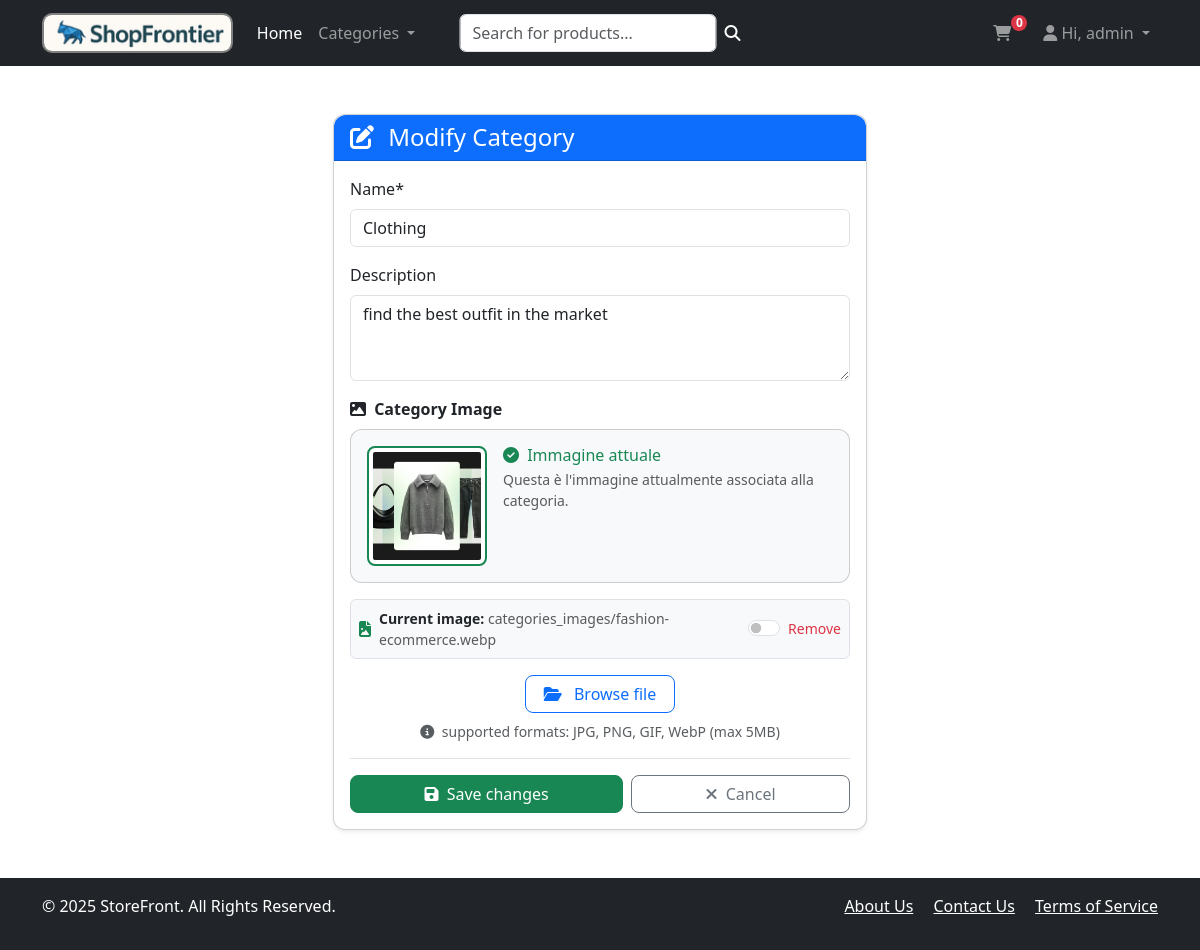
/categories/5/edit/ (signed in), run on the app's committed database.
### users/models.py (models this page shows, shortened)
class CustomUser(AbstractUser):
    class UserType(models.TextChoices):
        CUSTOMER = 'CU', _('Cliente')
        MANAGER = 'MA', _('Store Manager')
    user_type = models.CharField(
        max_length=2,
        choices=UserType.choices,
        default=UserType.CUSTOMER,
        verbose_name=_('user type')
    )
    email = models.EmailField(_('email address'), unique=True)
    phone = models.CharField(max_length=20, blank=True, null=True, verbose_name='phone number')
    address = models.TextField(blank=True, null=True, verbose_name='address')
    REQUIRED_FIELDS = ['email']
    @property
    def is_manager(self) -> bool:
        return self.user_type == self.UserType.MANAGER

### products/models.py (models this page shows, shortened)
class Category(models.Model):
    name = models.CharField(max_length=100, unique=True)
    slug = models.SlugField(unique=True)
    description = models.TextField(blank=True)
    if settings.USE_CLOUDINARY:
        image = CloudinaryField('category_image', blank=True, null=True, folder='ecommerce/categories_images/')
    else:
        image = models.ImageField(upload_to='categories_images/', blank=True, null=True)
    class Meta:
        verbose_name_plural = "Categories"
        ordering = ["name"]

### products/views.py (the view, shortened to what this page needs)
# urls.py: path('categories/<int:pk>/edit/', CategoryUpdateView.as_view(), name='category_edit'),
class CategoryUpdateView(LoginRequiredMixin, PermissionRequiredMixin, UpdateView):
    model = Category
    form_class = CategoryForm
    template_name = 'category/category_formdef.html'
    permission_required = 'products.change_category'
    success_url = reverse_lazy('manage_catalog')

### products/forms.py (shortened to what this page needs)
class CategoryForm(forms.ModelForm):
    class Meta:
        model = Category
        fields = ['name', 'description', 'image']
        widgets = {
            'name':        forms.TextInput(attrs={'class': 'form-control', 'placeholder': 'Category name'}),
            'description': forms.Textarea(attrs={'class': 'form-control', 'rows': 3, 'placeholder': 'Description (optional)'}),
            'image':       forms.ClearableFileInput(attrs={'class': 'form-control'}),
        }
    def __init__(self, *args, **kwargs):
        super().__init__(*args, **kwargs)
        self.helper = FormHelper()
        self.helper.form_tag = False
        self.helper.layout = Layout(
            Div(
                Field('name'),
                Field('description'),
                Field('image'),
                css_class='card-body'
            )
        )

### cart/context_processors.py (called while the page is built)
def cart_context(request):
    cart = get_existing_cart(request)
    if cart:
        cart_item_ids = set(cart.items.values_list('product_id', flat=True))
        item_count = cart.items.count()
    else:
        cart_item_ids = None
        item_count = 0
    return {
        'cart_item_ids': cart_item_ids,
        'cart_item_count': item_count,
    }

### cart/utils.py (called while the page is built)
def get_existing_cart(request):
    skey = request.session.session_key
    if skey:
        try:
            return Cart.objects.get(cart_id=skey, status=Cart.Status.OPEN)
        except Cart.DoesNotExist:
            pass
    if request.user.is_authenticated:
        try:
            return Cart.objects.get(user_id=request.user.pk, status=Cart.Status.OPEN)
        except Cart.DoesNotExist:
            pass
    return None

### products/context_processors.py (called while the page is built)
def categories_context(request):
    categories = Category.objects.all().order_by('name')
    return {
        'categories': categories
    }

def max_product_price(self):
    max_price = Product.objects.aggregate(Max('price'))['price__max']
    max_price_ = max_price if max_price is not None else Decimal('0.00')
    return {
        'max_price': max_price_
    }

### templates/category/category_formdef.html (shortened to what this page needs)
{% extends 'base.html' %}
{% load crispy_forms_filters %}
{% load crispy_forms_tags %}
{% block content %}
    <div class="container py-4">
        <div class="row justify-content-center">
            <div class="col-lg-8 col-xl-6">
                <div class="card shadow-sm">
                    <div class="card-header bg-primary text-white">
                        <h4 class="mb-0">
                            <i class="fas fa-{% if object %}edit{% else %}plus{% endif %} me-2"></i>
                            {% if object %}Modify Category{% else %}New Category{% endif %}
                        </h4>
                    </div>
                    <div class="card-body">
                        <form method="post" enctype="multipart/form-data">
                            <div class="mb-3">
                                {{ form.name|as_crispy_field }}
                            </div>
                            <div class="mb-3">
                                {{ form.description|as_crispy_field }}
                            </div>
                            <div class="mb-3">
                                <label class="form-label fw-bold">
                                    <i class="fas fa-image me-1"></i>
                                    Category Image
                                </label>
                                {% if object and object.image %}
                                    <div id="current-image-section" class="mb-3">
                                        <div class="card bg-light">
                                            <div class="card-body p-3">
                                                <div class="d-flex align-items-start gap-3">
                                                    <div class="flex-shrink-0">
                                                        <img src="{{ object.image.url }}"
                                                             alt="Immagine attuale di {{ object.name }}"
                                                             class="img-thumbnail current-image"
                                                             style="width: 120px; height: 120px; object-fit: cover;">
                                                    </div>
                                                    <div class="flex-grow-1">
                                                        <h6 class="mb-1 text-success">
                                                            <i class="fas fa-check-circle me-1"></i>
                                                            Immagine attuale
                                                        </h6>
                                                        <p class="text-muted mb-2 small">
                                                            Questa è l'immagine attualmente associata alla categoria.
                                                        </p>
                                                    </div>
                                                </div>
                                            </div>
                                        </div>
                                    </div>
                                {% endif %}
                                <div class="mb-3">
                                    <div class="custom-file-input-wrapper">
                                        <div id="current-file-info" class="mb-2" style="display: none;">
                                            <div class="d-flex align-items-center justify-content-between p-2 bg-light rounded border">
                                                <div class="d-flex align-items-center">
                                                    <i class="fas fa-file-image text-success me-2"></i>
                                                    <span class="small">
                                                        <strong>Current image:</strong>
                                                        <span id="current-file-name" class="text-muted">nessuno</span>
                                                    </span>
                                                </div>
                                                <div class="form-check form-switch">
                                                    <input class="form-check-input" type="checkbox" id="custom-clear-checkbox">
                                                    <label class="form-check-label small text-danger" for="custom-clear-checkbox">
                                                        Remove
                                                    </label>
                                                </div>
                                            </div>
                                        </div>
                                        <div class="text-center mt-3">
                                            <button type="button"
                                                    class="btn btn-outline-primary"
                                                    id="custom-file-button">
                                                <i class="fas fa-folder-open me-2"></i>
                                                Browse file
                                            </button>
                                        </div>
                                    </div>
                                    <div class="form-text text-center mt-2">
                                        <i class="fas fa-info-circle me-1"></i>
                                        supported formats: JPG, PNG, GIF, WebP (max 5MB)
                                    </div>
                                </div>
                            </div>
                            <div class="d-flex gap-2 pt-3 border-top">
                                <button type="submit" class="btn btn-success flex-fill">
                                    <i class="fas fa-save me-1"></i>
                                    {% if object %}Save changes{% else %}Crete category{% endif %}
                                </button>
                                <a href="{% url 'manage_catalog' %}" class="btn btn-outline-secondary flex-fill">
                                    <i class="fas fa-times me-1"></i>
                                    Cancel
                                </a>
                            </div>
                        </form>
                    </div>
                </div>
            </div>
        </div>
    </div>
{% endblock %}

### templates/base.html (shortened to what this page needs)
{% load static %}
<!doctype html>
<html lang="en">
<head>
    <link rel="stylesheet" href="{% static 'css/main.css' %}">
    <link href="https://cdn.jsdelivr.net/npm/bootstrap@5.3.3/dist/css/bootstrap.min.css" rel="stylesheet"
>
    <link rel="stylesheet" href="https://cdn.jsdelivr.net/npm/bootstrap-icons@1.11.3/font/bootstrap-icons.css">
    <link rel="stylesheet" href="https://cdnjs.cloudflare.com/ajax/libs/font-awesome/6.5.2/css/all.min.css"
 />
</head>
<body class="d-flex flex-column min-vh-100">
<header>
    <nav class="navbar navbar-expand-lg navbar-dark bg-dark">
        <div class="container">
            <a class="navbar-brand fw-bold d-flex align-items-center" href="{% url 'main' %}">
                <img src="{% static 'images/LogoShopFrontierfinal.png' %}" alt="StoreFront Logo" class="img-fluid" style="max-height: 40px; border: 2px solid gray; border-radius: 10px;">
            </a>
            <div class="collapse navbar-collapse" id="navbarSupportedContent">
                <ul class="navbar-nav me-auto mb-2 mb-lg-0">
                    <li class="nav-item">
                        <a class="nav-link active" aria-current="page" href="{% url 'main' %}">Home</a>
                    </li>
                    <li class="nav-item dropdown">
                        <a class="nav-link dropdown-toggle" href="#" id="navbarDropdownCategories" role="button" data-bs-toggle="dropdown" aria-expanded="false">
                            Categories
                        </a>
                    </li>
                </ul>
                <form class="d-flex justify-content-center" method="GET" action="{% url 'product_list' %}" style="position: absolute; left: 50%; transform: translateX(-50%);">
                    <input class="form-control me-2" type="search" name="search" placeholder="Search for products..." aria-label="Search">
                    <button class="btn p-0 border-0 bg-transparent text-white" type="submit"><i class="fa-solid fa-magnifying-glass"></i></button>
                </form>
                <ul class="navbar-nav ms-auto mb-2 mb-lg-0">
                    <li class="nav-item me-3">
                        <a href="{% url 'cart_detail' %}" class="nav-link position-relative">
                            <i class="fas fa-shopping-cart"></i>
                            <span id ="cart_icon_number" class="position-absolute top-25 start-100 translate-middle badge rounded-pill bg-danger" style="transform: translate(-50%, -50%) scale(0.5); top: 10px; width: 1rem; height: 1rem; display: flex; align-items: center; justify-content: center;">
                                    {{ cart_item_count|default:0 }}
                                    </span>
                        </a>
                    </li>
                    <li class="nav-item dropdown">
                        {% if user.is_authenticated %}
                        <a class="nav-link dropdown-toggle" href="#" id="navbarDropdownUser" role="button" data-bs-toggle="dropdown" aria-expanded="false">
                            <i class="fas fa-user"></i>
                                Hi, {{ user.username }}
                            {% else %}
                            <a class="nav-link"
                               href="{% url 'login' %}">
                                <i class="fas fa-user"></i> Login
                            </a>
                            {% endif %}
                        </a>
                    </li>
                </ul>
            </div>
        </div>
    </nav>
</header>
<main class="container my-4 flex-grow-1">
    {% block content %}{% endblock content %}
</main>
<footer class="footer mt-auto py-3 bg-dark text-white">
    <div class="container">
        <div class="row">
            <div class="col-md-6">
                <p>&copy; 2025 StoreFront. All Rights Reserved.</p>
            </div>
            <div class="col-md-6 text-md-end">
                <a href="#" class="text-white me-3">About Us</a>
                <a href="#" class="text-white me-3">Contact Us</a>
                <a href="#" class="text-white">Terms of Service</a>
            </div>
        </div>
    </div>
</footer>
</body>
</html>

### templates/category/category_formdef.html (style rules this page uses)
.img-thumbnail { border: 2px solid #dee2e6; border-radius: 0.5rem; transition: all 0.3s ease; }
.current-image { border-color: #198754; }
.card { border-radius: 0.75rem; }
.card-header { border-radius: 0.75rem 0.75rem 0 0 !important; }
.custom-file-input-wrapper { position: relative; }
.custom-file-input-wrapper .btn { min-width: 150px; }
.btn { border-radius: 0.5rem; }

### data on the page
CustomUser: username "admin"
Category: name "Clothing", description "find the best outfit in the market", image (picture)

### other printed values
{{ cart_item_count|default:0 }} "0"
